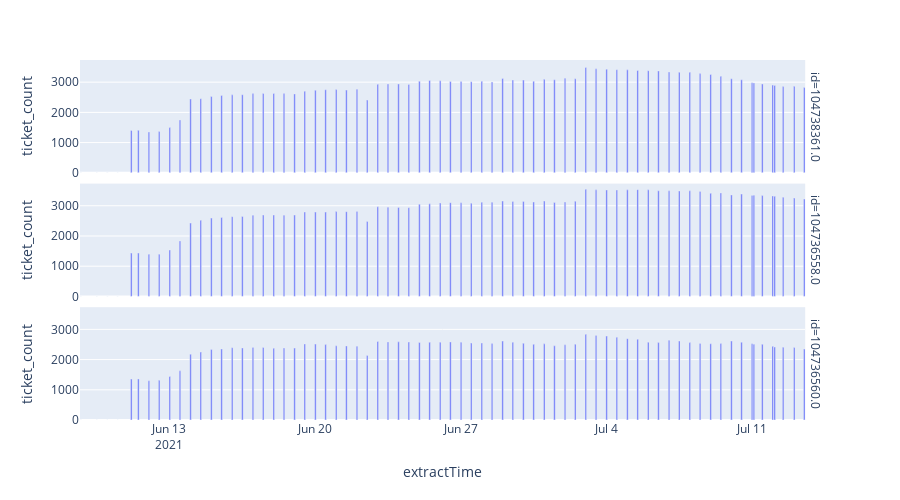

Notebook code for this chart:
### Code cell
px.bar(possible_gms, x = "extractTime", y = "ticket_count", facet_row= "id", height= 500)
